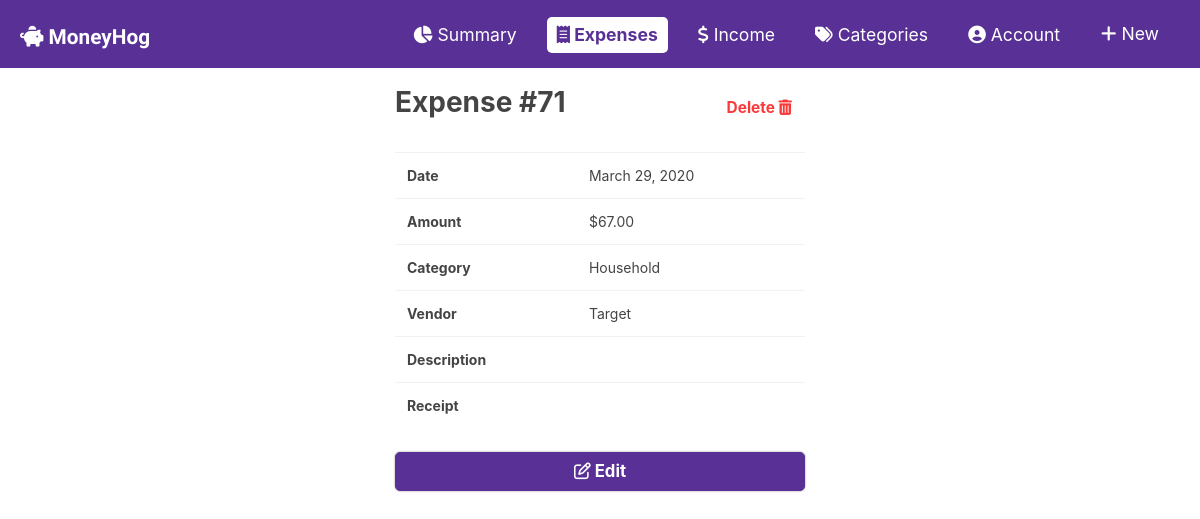
The page /budget/expenses/71/ on the database its author committed.
### budget/models.py (models this page shows, shortened)
class Expense(models.Model):
    expense_date = models.DateField('Date of expense')
    vendor = models.CharField(max_length=100,blank=True)
    description = models.CharField(max_length=200, blank=True)
    category = models.ForeignKey('Category', on_delete=models.SET_NULL,null=True,blank=True)
    amount = models.DecimalField(max_digits=10, decimal_places=2)
    receipt = models.ImageField(upload_to="images/", blank=True)

class Category(models.Model):
    name = models.CharField(max_length=50)
    def __str__(self):
        return self.name

### budget/views.py (the view)
# urls.py: path('expenses/<int:pk>/', views.expense_detail, name='expense_detail'),
def expense_detail(request, pk):
    expense = Expense.objects.get(pk = pk)
    if request.method == "POST":
        expense.delete()
        return redirect('budget:expense_list')
    else:
        context = {
            'expense': expense,
        }
        return render(request, 'budget/expenses/detail.html', context)

### budget/templates/budget/expenses/detail.html (shortened to what this page needs)
{% extends "budget/expenses/expense.html" %}
{% block content %}
    <div class="flex just-betw mt-2 mb-4">
    <h1 class="imp page-title">Expense #{{ expense.id }}</h1>
    <button type="button" class="btn imp text-danger title-sm" data-toggle="modal" data-target="#deleteExpense">Delete <i class="fas fa-trash-alt"></i></button>
    </div>
    <table class="table mb-4">
    <tbody>
        <tr>
            <th scope="row">Date</th>
            <td>{{ expense.expense_date }}
            </td>
        </tr>
        <tr>
            <th scope="row">Amount</th>
            <td>${{ expense.amount }}
            </td>
        </tr>
        <tr>
            <th scope="row">Category</th>
            <td>{{ expense.category }}
            </td>
        </tr>
        <tr>
            <th scope="row">Vendor</th>
            <td>
                {{ expense.vendor }}
            </td>
        </tr>
        <tr>
            <th scope="row">Description</th>
            <td>
            </td>
        </tr>
        <tr>
            <th scope="row">Receipt </th>
            <td>
            </td>
        </tr>
    </tbody>
    </table>
    <a href="{% url 'budget:expense_edit' expense.id %}" class="btn btn-primary block imp title-med mb-3"><i class="far fa-edit"></i> Edit</a>
    {% endblock content%}

### budget/static/budget/main.css (style rules this page uses)
.page-title { font-size: 2em; }
.title-med { font-size: 1.2em; margin-bottom: 0; }
.title-sm { font-size: 1.1em; }
.block { width: 100%; display: block; }
.btn-primary, .btn-outline-primary, .btn-success, .btn-danger, .btn-info, .btn-outline-secondary { box-shadow: 0px 0px 2px #888888; border-radius: 5px; }
.imp { font-weight: bold; }
.flex { display: flex; }
.just-betw { justify-content: space-between; }

### rows shown on the page
Expense: id "71", expense_date "March 29, 2020", amount "67.00", category "Household", vendor "Target"
